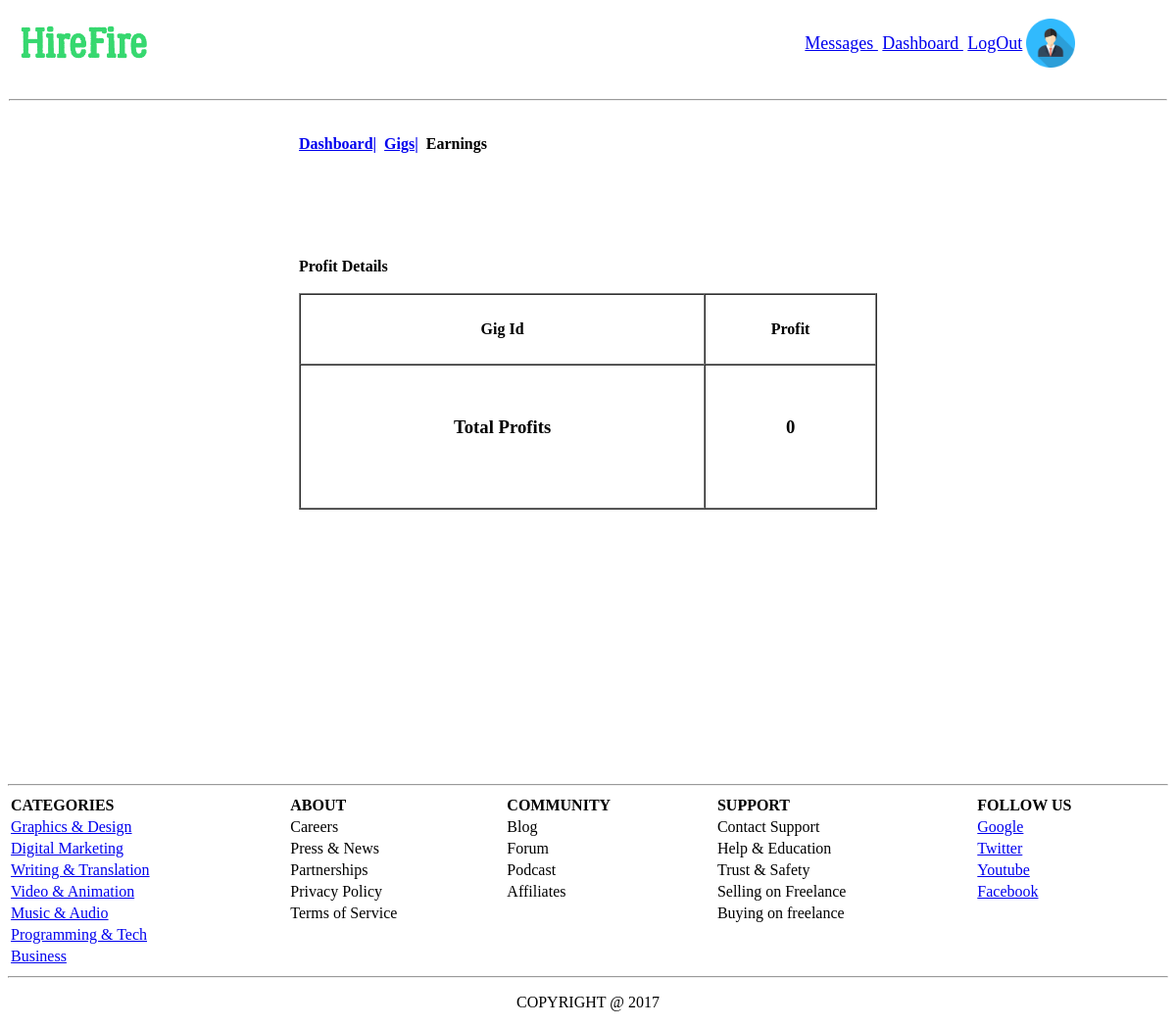
/HireFire/App/Admin/earnings.php (signed in), run on an earlier commit of the app's database.
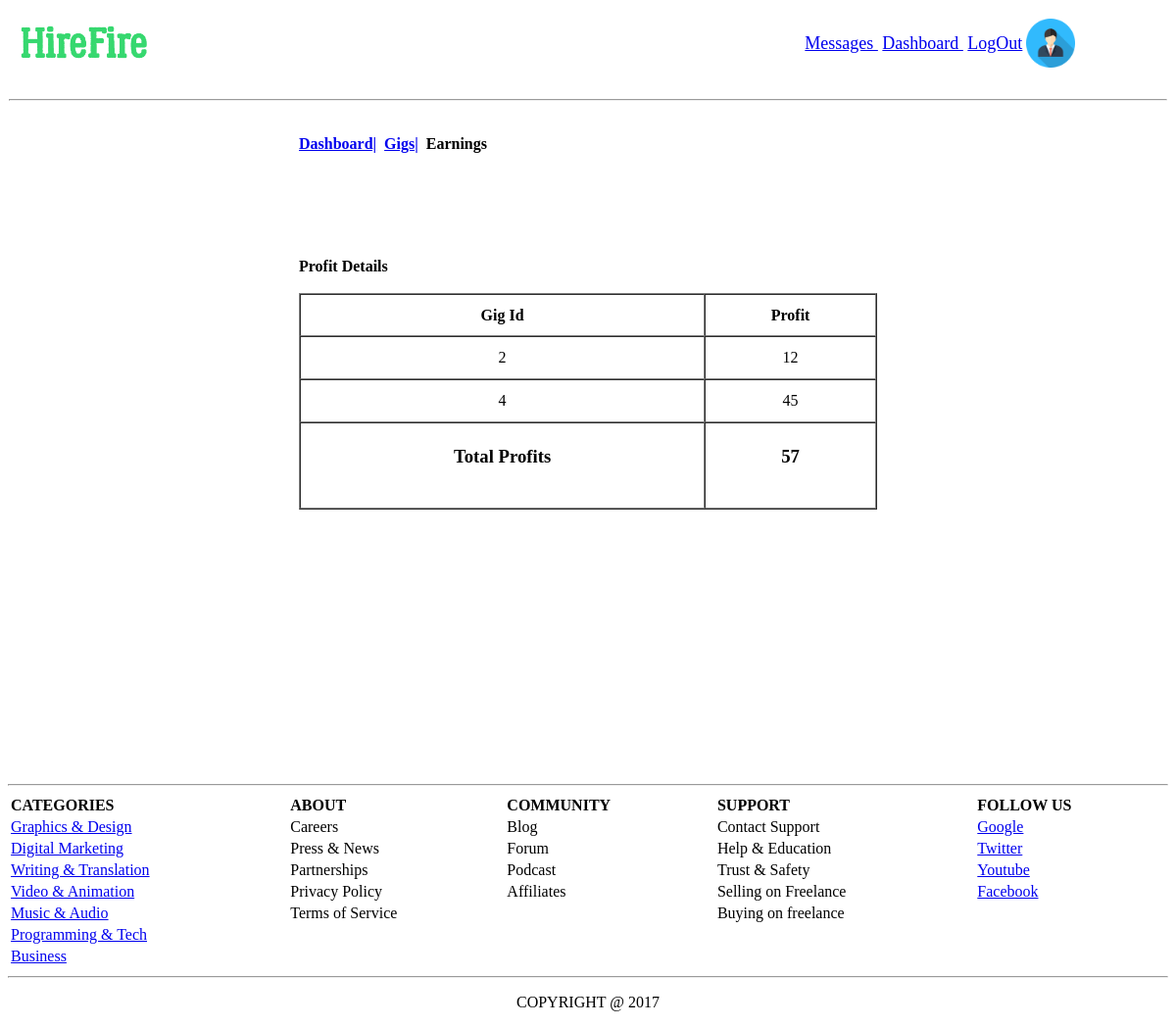
And on a later commit of the database.
### tables this page shows
CREATE TABLE `companyprofit` (
  `pId` int(11) NOT NULL,
  `gId` int(11) NOT NULL,
  `profit` int(11) NOT NULL
);

### HireFire/data/data_access.php (called while the page is built, shortened)
<?php
    $host="localhost";
    $user="root";
    $pass="";
    $dbname="hirefire_db";
    $port=3306;
    function executeSQL($sql){
        global $host, $user, $pass, $dbname, $port;
        $link=mysqli_connect($host, $user, $pass, $dbname, $port);
        $result = mysqli_query($link,$sql);
        return $result;
    }
?>

### HireFire/data/person_data_access(reza).php (called while the page is built, shortened)
<?php require_once "data_access.php";?>
<?php
	function profitDetailsFromDb()
	{
		$sql = "SELECT * FROM companyprofit";
		$result = executeSQL($sql);
		$profits = array();
        for($i=0; $row=mysqli_fetch_assoc($result); ++$i){
            $profits[$i] = $row;
        }
        return $profits;
	}
?>

### HireFire/App/Admin/earnings.php (the view, shortened to what this page needs)
<php>
	<head>
	</head>
	<body>
	    <table border="0" width="100%" height="100%" cellspacing="0">
		    <tr height="8%">
			    <td colspan="3">
				    <table  border="0" width="100%" border="1">
				        <tr>
							<td><a href="../Categories/programing.php"><img src="../image/image.png" width="150"></a></td>
							</td>
							<td align="right">
								<font size="4"><a href="inbox.php">Messages&nbsp;</a>
								<a href="admin.php">Dashboard&nbsp;</a>
								<a href="logout_handler.php">LogOut</a></font>
							</td>
							<td><a href="admin.php"><img src="../image/b.png" width="50"></a></td>
				        </tr>
				    </table>
			<tr height="5%">
				<td colspan="3"><hr/></td>
			</tr>
			<tr height="5%">
			    <td width="25%"></td>
				<td width="30%">
						<a href="admin.php"> <b>Dashboard|</a>&nbsp;
						  <a href="gigs_admin.php"><b>Gigs|</b></a>&nbsp;
						  <a > <b>Earnings</a>
				</td>
				<td width="45%"></td>
            </tr>
			<tr height="50%">
                <td width="10%"></td>
				<td width="50%" height="50%">
					<a><b>Profit Details</b></a><br/>&nbsp;
					<table width="100%" height="50%" border="1" cellspacing="0">
						    <tr >
							   <td><center><b>Gig Id</b></center></td>
							   <td><center><b>Profit</b></center></td>
							</tr>
						<?php
							 $profits=profitDetailsFromDb();
							$totalProfits=0;
							foreach ($profits as $value)
							{
							   $gigId=$value['gId'];
							   $profit=$value['profit'];
							   $totalProfits+=$profit;
								echo "<tr>";
								echo "<td ><center>$gigId</center></td><td><center>$profit</center></td>";
								echo "</tr>";
							}
						?>
						<tr>
							<td><center><b><h3>Total Profits</h3></b></center></td>
							<td><center><b><h3><?php echo $totalProfits; ?></h3></b></center></td>
						</tr>
					</table>
				</td>
				<td width="40%">
				</td>
			</tr>
			<tr colspan="3" height="20%">
			    <table border="0" width="100%">
				      <hr>
					    <tr>
					       <th align="left">CATEGORIES</th>
					   <th align="left">ABOUT</th>
					   <th align="left">COMMUNITY</th>
					   <th align="left">SUPPORT</th>
					   <th align="left">FOLLOW US</th>
				   </tr>
				   <tr>
						<td> <a href="../categories/Graphics.php">Graphics & Design</a></td>
						<td>Careers</td>
						<td>Blog</td>
						<td>Contact Support</td>
						<td> <a href="www.google.com">Google</a></td>
					</tr>
					<tr>
						<td><a href="../categories/digital.php">Digital Marketing</a></td>
						<td>Press & News</td>
						<td>Forum</td>
						<td>Help & Education</td>
						<td>  <a href="www.Twitter.com">Twitter</a></td>
					</tr>
					<tr>
						<td><a href="../categories/writing.php">Writing & Translation</a></td>
						<td>Partnerships</td>
						<td>Podcast</td>
						<td>Trust & Safety</td>
						<td> <a href="www.Youtube.com">Youtube</a></td>
					</tr>
					<tr>
						<td><a href="../categories/video.php"> Video & Animation</a></td>
						<td>Privacy Policy</td>
						<td>Affiliates</td>
						<td>Selling on Freelance</td>
						<td> <a href="www.facebook.com">Facebook</a></td>
					</tr>
					<tr>
						<td><a href="../categories/music.php"> Music & Audio</a></td>
						<td>Terms of Service</td>
						<td></td>
						<td>Buying on freelance</td>
						<td></td>
					</tr>
					<tr>
						<td> <a href="../categories/programing.php">Programming & Tech</a></td>
						<td></td>
						<td></td>
						<td></td>
						<td></td>
					</tr>
					<tr>
						<td><a href="../categories/business.php">Business</a></td>
						<td></td>
						<td></td>
						<td></td>
						<td></td>
				   </tr>
				</table>
			</tr>
			<tr height="5%">
						<td><hr><p align="center">COPYRIGHT @ 2017</p></td>
			</tr>
	</body>
</html>

What changed in the data, as far as the page shows it:
added companyprofit: gId "2", profit "12"
added companyprofit: gId "4", profit "45"
Also different on the page:
$totalProfits: "0" → "57"
